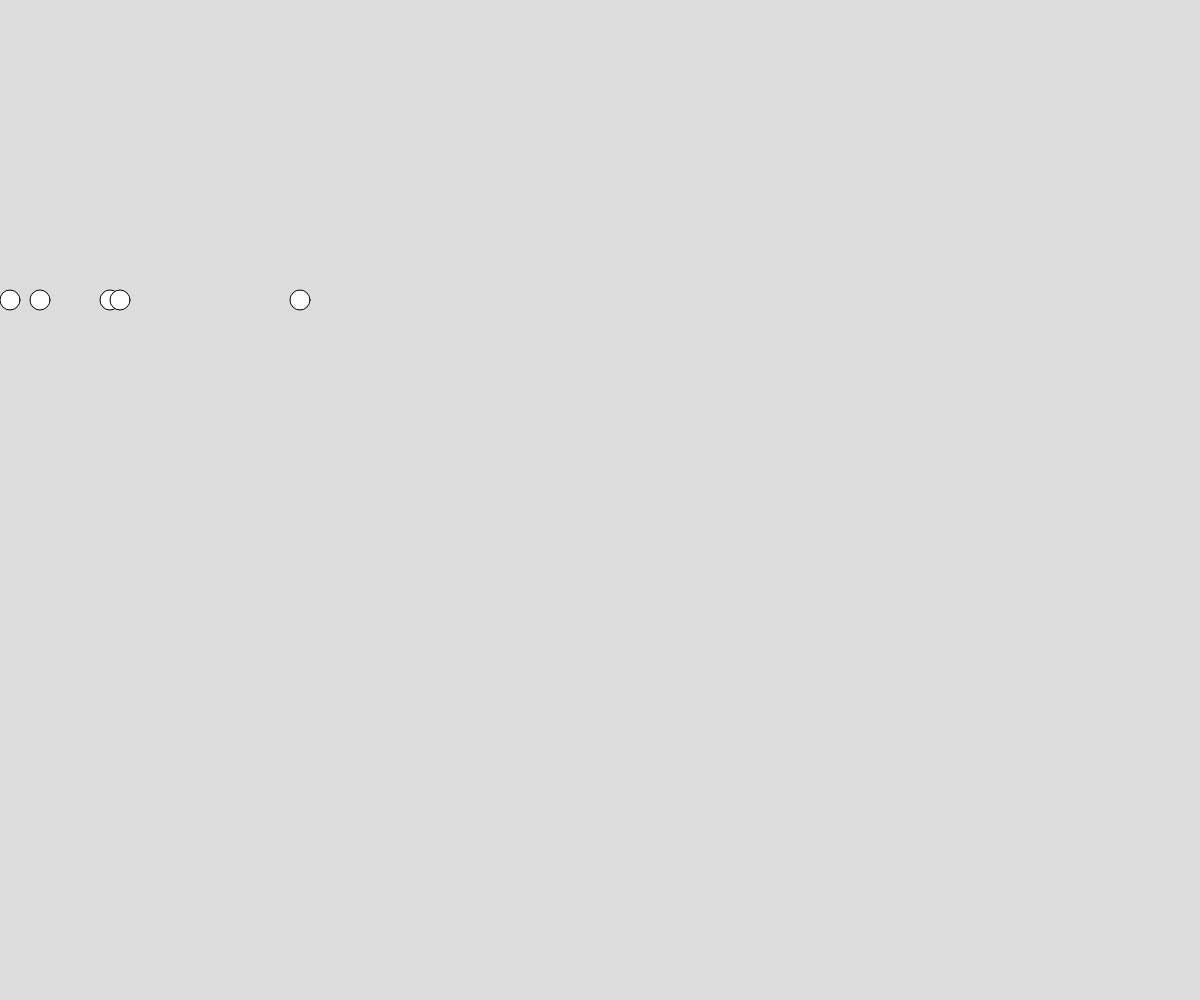
Frame 1 (no input)
Frame 60 (no input): identical to frame 1, image omitted
Frame 120 (the mouse pressed at the canvas centre since frame 60): identical to frame 1, image omitted

The p5.js sketch that drew this single still picture (run headless with seeded random() and noise() and a simulated clock; from frame 60 on, the mouse is pressed at the canvas centre):

// p5.js sketch
// ── sketch.js

let n = 5;
let xValues = [ 10,40,110,120,300];
// let yValues = [];

function setup() {
  createCanvas(windowWidth, windowHeight);
  // for (let i = 0; i <= n; i++) {
  //   let x = map(i, 0, n, 0, windowWidth)
  //   xValues.push(x);
  //   // let y = map(i, 0, n, 50, windowHeight -50)
  //   // yValues.push(y);
  // }
  console.table(xValues)
  // console.table(yValues)
}

function draw() {
  background(220)
  for(let i = 0 ; i < xValues.length; i++){
    const x = xValues[i];
    const y = 300;
    circle(x,y, 20);
  }

  // noLoop()
  // background(70);
  // fill(133, 18, 9);
  // stroke(209, 52, 40)
  // strokeWeight(3)

  // // Draw the lines using a loop
  // for (let i = 0; i < xValues.length; i++) {
    
  // }
}
